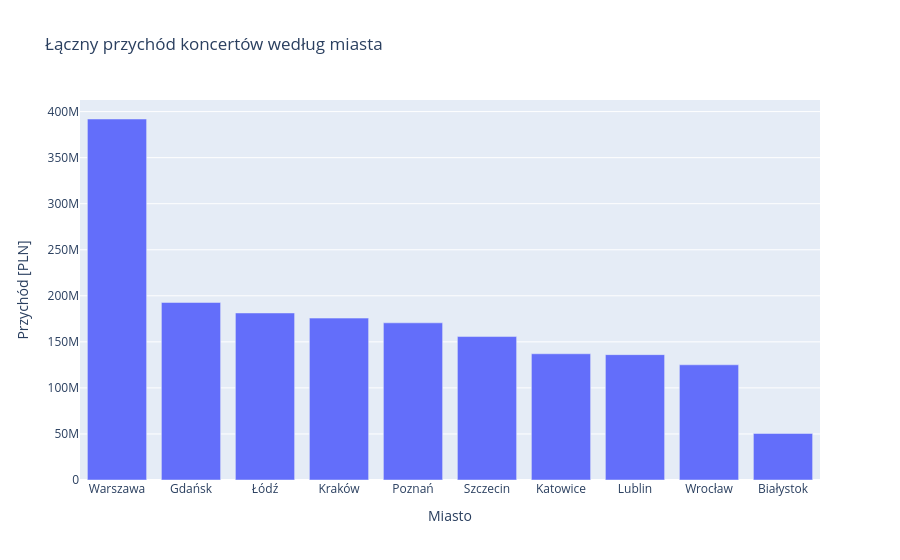
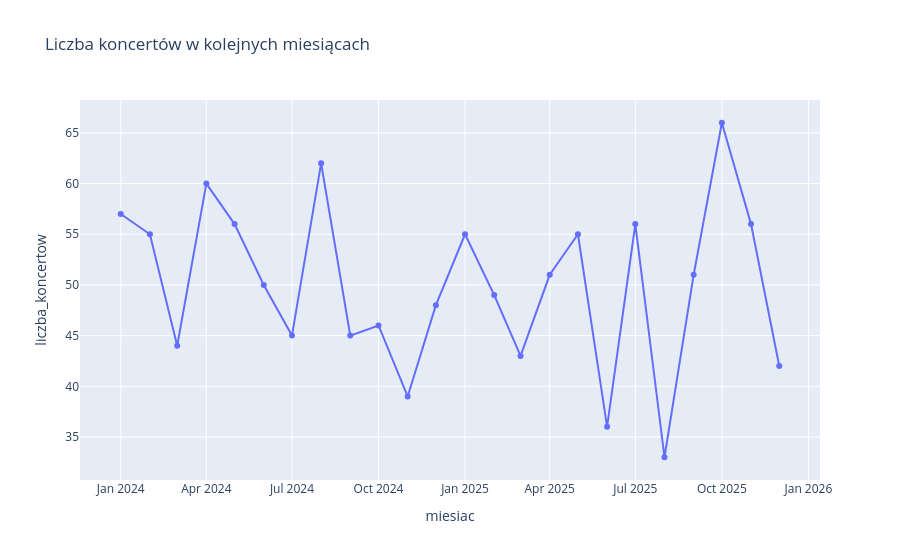
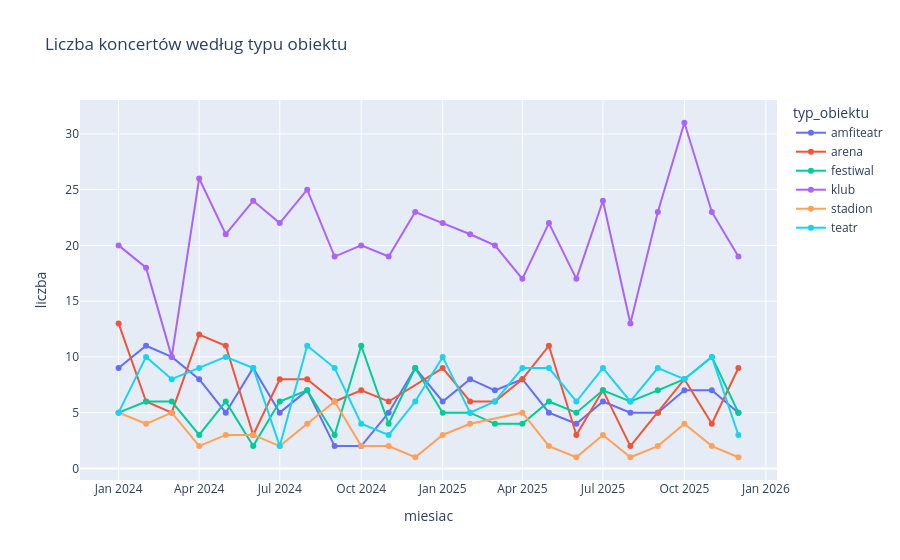
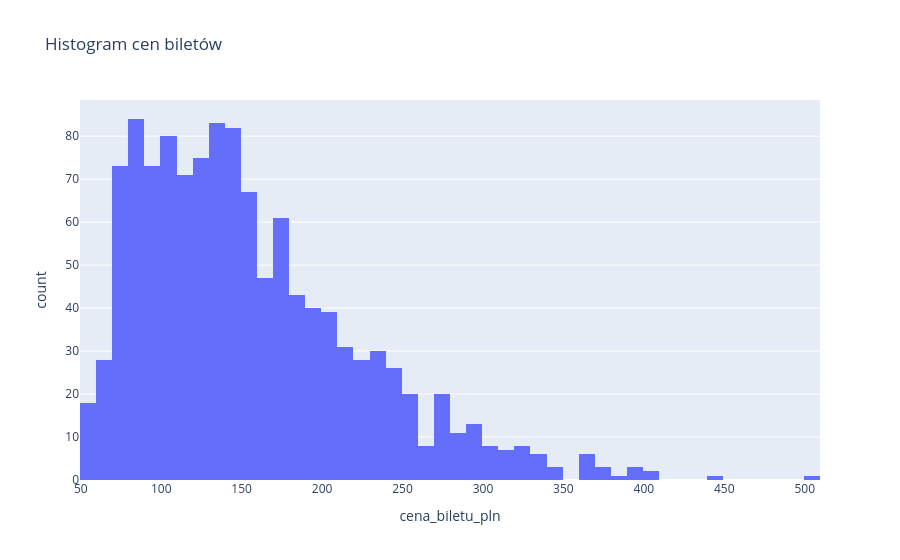

Notebook cell for these charts, in order:
### Code cell
import pandas as pd
import plotly.express as px
from plotly.subplots import make_subplots
import plotly.graph_objects as go

df = pd.read_csv("koncerty_polska.csv", parse_dates=["data"])

print("SHAPE:")
print(df.shape)

print("\nHEAD:")
print(df.head())

print("\nDTYPES:")
print(df.dtypes)

print("\nLiczba miast:", df["miasto"].nunique())
print("Liczba gatunków:", df["gatunek"].nunique())

miasta = (
    df.groupby("miasto")["przychod_pln"]
      .sum()
      .sort_values(ascending=False)
      .reset_index()
)

fig = px.bar(
    miasta,
    x="miasto",
    y="przychod_pln",
    title="Łączny przychód koncertów według miasta",
    labels={
        "miasto":"Miasto",
        "przychod_pln":"Przychód [PLN]"
    }
)

fig.show()

df["miesiac"] = df["data"].dt.to_period("M").astype(str)

monthly = (
    df.groupby("miesiac")
      .size()
      .reset_index(name="liczba_koncertow")
)

fig = px.line(
    monthly,
    x="miesiac",
    y="liczba_koncertow",
    markers=True,
    title="Liczba koncertów w kolejnych miesiącach"
)

fig.show()

monthly_type = (
    df.groupby(["miesiac","typ_obiektu"])
      .size()
      .reset_index(name="liczba")
)

fig = px.line(
    monthly_type,
    x="miesiac",
    y="liczba",
    color="typ_obiektu",
    markers=True,
    title="Liczba koncertów według typu obiektu"
)

fig.show()

fig = px.histogram(
    df,
    x="cena_biletu_pln",
    nbins=50,
    title="Histogram cen biletów"
)

fig.show()

fig = px.box(
    df,
    x="typ_obiektu",
    y="przychod_pln",
    title="Przychód według typu obiektu"
)

fig.show()

df["wypelnienie"] = (
    df["bilety_sprzedane"] /
    df["pojemnosc"]
)

fig = px.scatter(
    df,
    x="cena_biletu_pln",
    y="wypelnienie",
    color="gatunek",
    size="pojemnosc",
    hover_data=["miasto","typ_obiektu"],
    title="Cena biletu a wypełnienie sali"
)

fig.show()


mapa = (
    df.groupby("miasto")
      .agg({
          "latitude":"first",
          "longitude":"first",
          "cena_biletu_pln":"mean",
          "przychod_pln":"sum",
          "event_id":"count"
      })
      .reset_index()
      .rename(columns={
          "event_id":"liczba_koncertow"
      })
)

fig = px.scatter_mapbox(
    mapa,
    lat="latitude",
    lon="longitude",
    size="liczba_koncertow",
    color="cena_biletu_pln",
    hover_name="miasto",
    hover_data=[
        "liczba_koncertow",
        "cena_biletu_pln",
        "przychod_pln"
    ],
    zoom=5,
    mapbox_style="open-street-map",
    title="Koncerty w Polsce"
)

fig.show()


fig = make_subplots(
    rows=2,
    cols=2,
    subplot_titles=[
        "Przychód wg miasta",
        "Koncerty wg gatunku",
        "Histogram cen",
        "Wypełnienie wg typu"
    ]
)

fig.add_trace(
    go.Bar(
        x=miasta["miasto"],
        y=miasta["przychod_pln"]
    ),
    row=1,
    col=1
)

gatunki = (
    df["gatunek"]
    .value_counts()
)

fig.add_trace(
    go.Bar(
        x=gatunki.index,
        y=gatunki.values
    ),
    row=1,
    col=2
)

fig.add_trace(
    go.Histogram(
        x=df["cena_biletu_pln"],
        nbinsx=50
    ),
    row=2,
    col=1
)

for typ in df["typ_obiektu"].unique():
    fig.add_trace(
        go.Box(
            y=df[df["typ_obiektu"]==typ]["wypelnienie"],
            name=typ
        ),
        row=2,
        col=2
    )

fig.update_layout(
    height=800,
    width=1200,
    title="Podsumowanie rynku koncertów w Polsce"
)

fig.show()

print("\nMiasto z największą liczbą koncertów:")
print(df["miasto"].value_counts().head())

print("\nNajwyższa średnia cena biletu:")
print(
    df.groupby("typ_obiektu")["cena_biletu_pln"]
      .mean()
      .sort_values(ascending=False)
)

### Figure 1 — Plotly figure (JSON) as saved in the notebook; plotly's stock layout.template omitted (floating-point values rounded to 4 significant figures)
{"data": [{"hovertemplate": "Miasto=%{x}<br>Przychód [PLN]=%{y}<extra></extra>", "legendgroup": "", "marker": {"color": "#636efa", "pattern": {"shape": ""}}, "name": "", "orientation": "v", "showlegend": false, "textposition": "auto", "type": "bar", "x": ["Warszawa", "Gdańsk", "Łódź", "Kraków", "Poznań", "Szczecin", "Katowice", "Lublin", "Wrocław", "Białystok"], "xaxis": "x", "y": [391973430, 192767710, 181357180, 175778640, 170662360, 155743970, 137064460, 136115110, 125091800, 50603470], "yaxis": "y"}], "layout": {"barmode": "relative", "legend": {"tracegroupgap": 0}, "title": {"text": "Łączny przychód koncertów według miasta"}, "xaxis": {"anchor": "y", "domain": [0, 1], "title": {"text": "Miasto"}}, "yaxis": {"anchor": "x", "domain": [0, 1], "title": {"text": "Przychód [PLN]"}}}}

### Figure 2 — Plotly figure (JSON) as saved in the notebook; plotly's stock layout.template omitted (floating-point values rounded to 4 significant figures)
{"data": [{"hovertemplate": "miesiac=%{x}<br>liczba_koncertow=%{y}<extra></extra>", "legendgroup": "", "line": {"color": "#636efa", "dash": "solid"}, "marker": {"symbol": "circle"}, "mode": "lines+markers", "name": "", "orientation": "v", "showlegend": false, "type": "scatter", "x": ["2024-01", "2024-02", "2024-03", "2024-04", "2024-05", "2024-06", "2024-07", "2024-08", "2024-09", "2024-10", "2024-11", "2024-12", "2025-01", "2025-02", "2025-03", "2025-04", "2025-05", "2025-06", "2025-07", "2025-08", "2025-09", "2025-10", "2025-11", "2025-12"], "xaxis": "x", "y": [57, 55, 44, 60, 56, 50, 45, 62, 45, 46, 39, 48, 55, 49, 43, 51, 55, 36, 56, 33, 51, 66, 56, 42], "yaxis": "y"}], "layout": {"legend": {"tracegroupgap": 0}, "title": {"text": "Liczba koncertów w kolejnych miesiącach"}, "xaxis": {"anchor": "y", "domain": [0, 1], "title": {"text": "miesiac"}}, "yaxis": {"anchor": "x", "domain": [0, 1], "title": {"text": "liczba_koncertow"}}}}

### Figure 3 — Plotly figure (JSON) as saved in the notebook; plotly's stock layout.template omitted (floating-point values rounded to 4 significant figures)
{"data": [{"hovertemplate": "typ_obiektu=amfiteatr<br>miesiac=%{x}<br>liczba=%{y}<extra></extra>", "legendgroup": "amfiteatr", "line": {"color": "#636efa", "dash": "solid"}, "marker": {"symbol": "circle"}, "mode": "lines+markers", "name": "amfiteatr", "orientation": "v", "showlegend": true, "type": "scatter", "x": ["2024-01", "2024-02", "2024-03", "2024-04", "2024-05", "2024-06", "2024-07", "2024-08", "2024-09", "2024-10", "2024-11", "2024-12", "2025-01", "2025-02", "2025-03", "2025-04", "2025-05", "2025-06", "2025-07", "2025-08", "2025-09", "2025-10", "2025-11", "2025-12"], "xaxis": "x", "y": [9, 11, 10, 8, 5, 9, 5, 7, 2, 2, 5, 9, 6, 8, 7, 8, 5, 4, 6, 5, 5, 7, 7, 5], "yaxis": "y"}, {"hovertemplate": "typ_obiektu=arena<br>miesiac=%{x}<br>liczba=%{y}<extra></extra>", "legendgroup": "arena", "line": {"color": "#EF553B", "dash": "solid"}, "marker": {"symbol": "circle"}, "mode": "lines+markers", "name": "arena", "orientation": "v", "showlegend": true, "type": "scatter", "x": ["2024-01", "2024-02", "2024-03", "2024-04", "2024-05", "2024-06", "2024-07", "2024-08", "2024-09", "2024-10", "2024-11", "2025-01", "2025-02", "2025-03", "2025-04", "2025-05", "2025-06", "2025-07", "2025-08", "2025-09", "2025-10", "2025-11", "2025-12"], "xaxis": "x", "y": [13, 6, 5, 12, 11, 3, 8, 8, 6, 7, 6, 9, 6, 6, 8, 11, 3, 7, 2, 5, 8, 4, 9], "yaxis": "y"}, {"hovertemplate": "typ_obiektu=festiwal<br>miesiac=%{x}<br>liczba=%{y}<extra></extra>", "legendgroup": "festiwal", "line": {"color": "#00cc96", "dash": "solid"}, "marker": {"symbol": "circle"}, "mode": "lines+markers", "name": "festiwal", "orientation": "v", "showlegend": true, "type": "scatter", "x": ["2024-01", "2024-02", "2024-03", "2024-04", "2024-05", "2024-06", "2024-07", "2024-08", "2024-09", "2024-10", "2024-11", "2024-12", "2025-01", "2025-02", "2025-03", "2025-04", "2025-05", "2025-06", "2025-07", "2025-08", "2025-09", "2025-10", "2025-11", "2025-12"], "xaxis": "x", "y": [5, 6, 6, 3, 6, 2, 6, 7, 3, 11, 4, 9, 5, 5, 4, 4, 6, 5, 7, 6, 7, 8, 10, 5], "yaxis": "y"}, {"hovertemplate": "typ_obiektu=klub<br>miesiac=%{x}<br>liczba=%{y}<extra></extra>", "legendgroup": "klub", "line": {"color": "#ab63fa", "dash": "solid"}, "marker": {"symbol": "circle"}, "mode": "lines+markers", "name": "klub", "orientation": "v", "showlegend": true, "type": "scatter", "x": ["2024-01", "2024-02", "2024-03", "2024-04", "2024-05", "2024-06", "2024-07", "2024-08", "2024-09", "2024-10", "2024-11", "2024-12", "2025-01", "2025-02", "2025-03", "2025-04", "2025-05", "2025-06", "2025-07", "2025-08", "2025-09", "2025-10", "2025-11", "2025-12"], "xaxis": "x", "y": [20, 18, 10, 26, 21, 24, 22, 25, 19, 20, 19, 23, 22, 21, 20, 17, 22, 17, 24, 13, 23, 31, 23, 19], "yaxis": "y"}, {"hovertemplate": "typ_obiektu=stadion<br>miesiac=%{x}<br>liczba=%{y}<extra></extra>", "legendgroup": "stadion", "line": {"color": "#FFA15A", "dash": "solid"}, "marker": {"symbol": "circle"}, "mode": "lines+markers", "name": "stadion", "orientation": "v", "showlegend": true, "type": "scatter", "x": ["2024-01", "2024-02", "2024-03", "2024-04", "2024-05", "2024-06", "2024-07", "2024-08", "2024-09", "2024-10", "2024-11", "2024-12", "2025-01", "2025-02", "2025-04", "2025-05", "2025-06", "2025-07", "2025-08", "2025-09", "2025-10", "2025-11", "2025-12"], "xaxis": "x", "y": [5, 4, 5, 2, 3, 3, 2, 4, 6, 2, 2, 1, 3, 4, 5, 2, 1, 3, 1, 2, 4, 2, 1], "yaxis": "y"}, {"hovertemplate": "typ_obiektu=teatr<br>miesiac=%{x}<br>liczba=%{y}<extra></extra>", "legendgroup": "teatr", "line": {"color": "#19d3f3", "dash": "solid"}, "marker": {"symbol": "circle"}, "mode": "lines+markers", "name": "teatr", "orientation": "v", "showlegend": true, "type": "scatter", "x": ["2024-01", "2024-02", "2024-03", "2024-04", "2024-05", "2024-06", "2024-07", "2024-08", "2024-09", "2024-10", "2024-11", "2024-12", "2025-01", "2025-02", "2025-03", "2025-04", "2025-05", "2025-06", "2025-07", "2025-08", "2025-09", "2025-10", "2025-11", "2025-12"], "xaxis": "x", "y": [5, 10, 8, 9, 10, 9, 2, 11, 9, 4, 3, 6, 10, 5, 6, 9, 9, 6, 9, 6, 9, 8, 10, 3], "yaxis": "y"}], "layout": {"legend": {"title": {"text": "typ_obiektu"}, "tracegroupgap": 0}, "title": {"text": "Liczba koncertów według typu obiektu"}, "xaxis": {"anchor": "y", "domain": [0, 1], "title": {"text": "miesiac"}}, "yaxis": {"anchor": "x", "domain": [0, 1], "title": {"text": "liczba"}}}}

### Figure 4 — Plotly figure (JSON) as saved in the notebook; plotly's stock layout.template omitted (floating-point values rounded to 4 significant figures; data arrays with more than 128 entries replaced by an {"elided": "..."} marker saying what was removed)
{"data": [{"bingroup": "x", "hovertemplate": "cena_biletu_pln=%{x}<br>count=%{y}<extra></extra>", "legendgroup": "", "marker": {"color": "#636efa", "pattern": {"shape": ""}}, "name": "", "nbinsx": 50, "orientation": "v", "showlegend": false, "type": "histogram", "x": {"elided": "1200 float values"}, "xaxis": "x", "yaxis": "y"}], "layout": {"barmode": "relative", "legend": {"tracegroupgap": 0}, "title": {"text": "Histogram cen biletów"}, "xaxis": {"anchor": "y", "domain": [0, 1], "title": {"text": "cena_biletu_pln"}}, "yaxis": {"anchor": "x", "domain": [0, 1], "title": {"text": "count"}}}}
